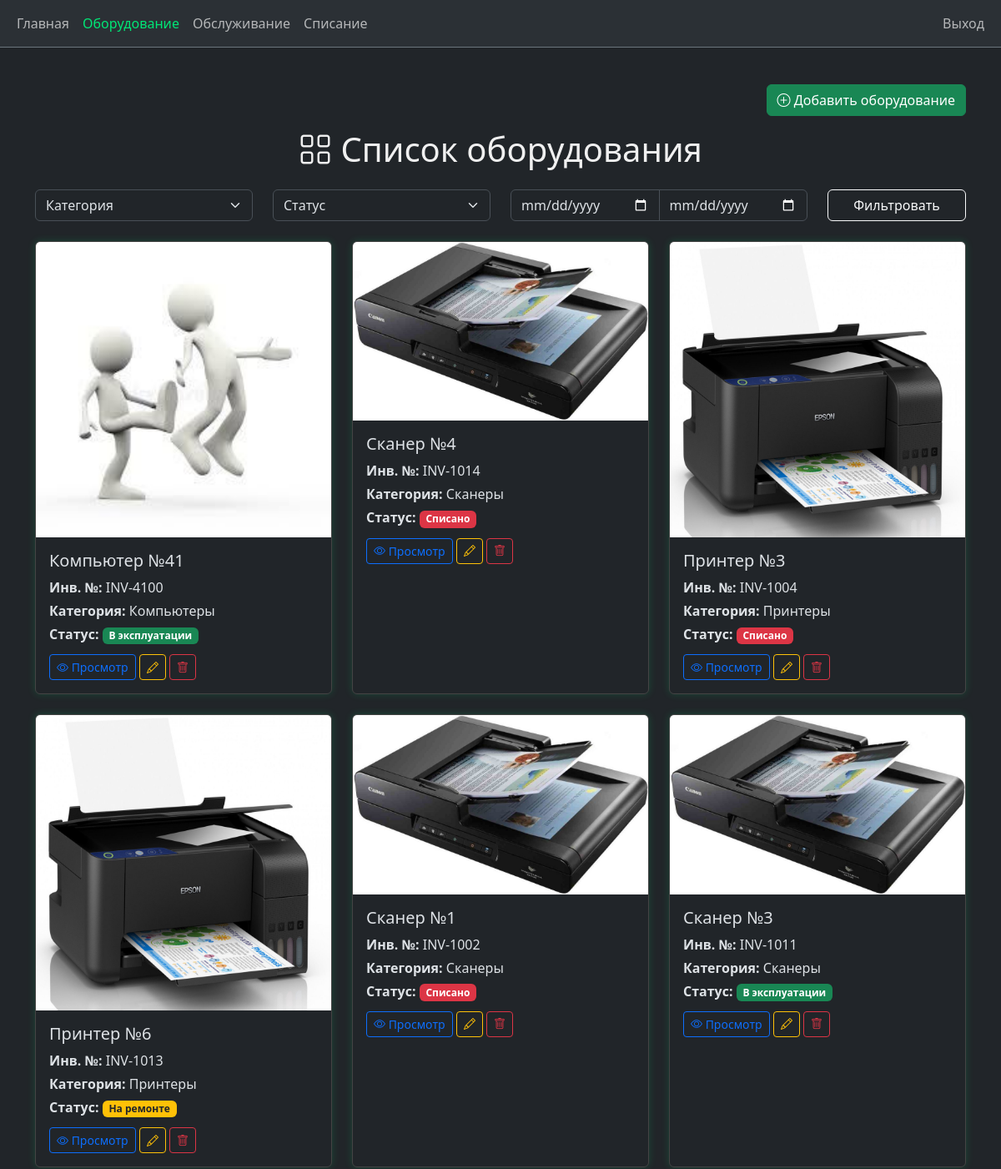
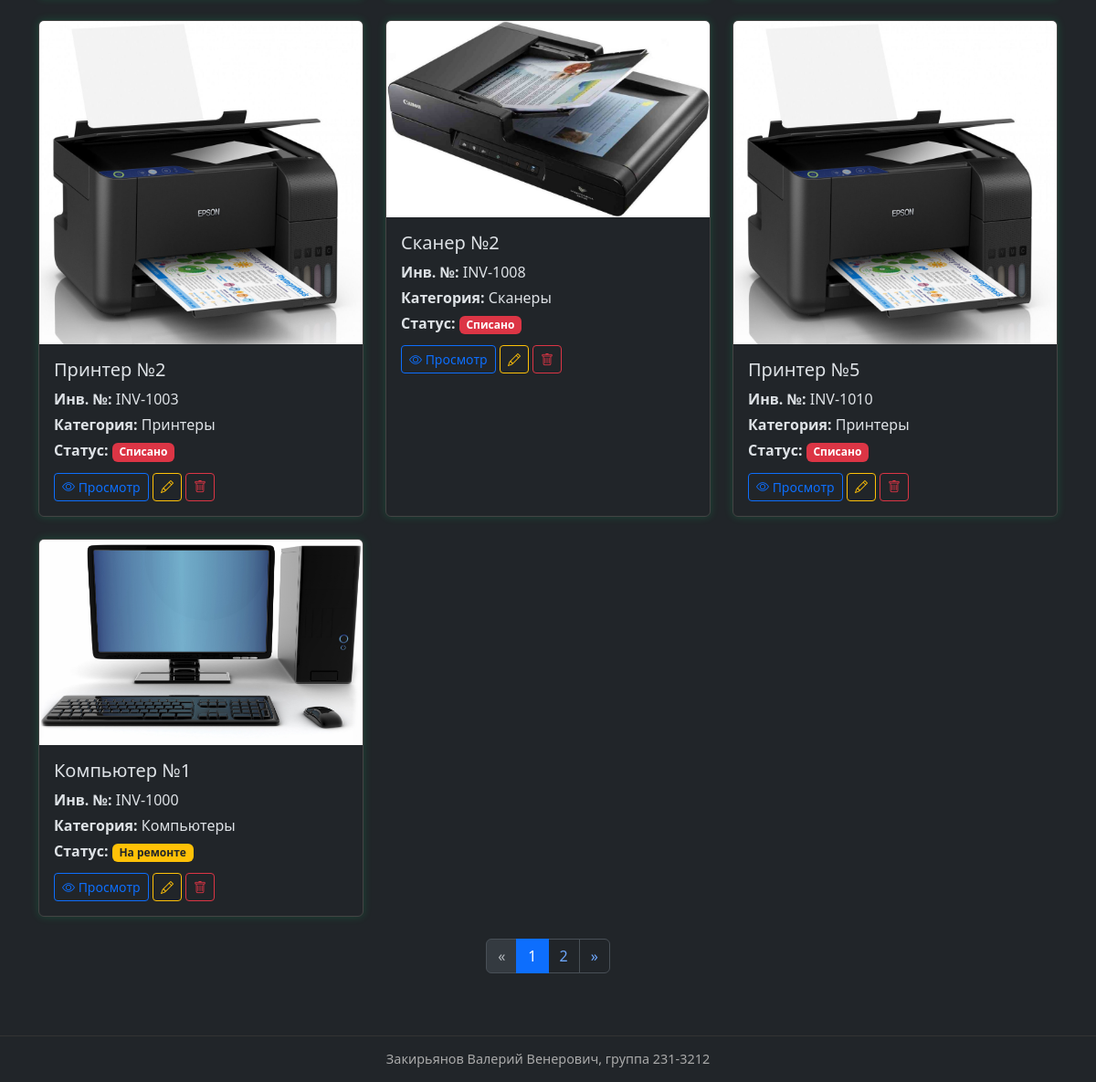
The app's page /equipment/ (signed in) with its own data (2 pictures, top to bottom).
### app/models.py (models this page shows)
class Equipment(db.Model):
    id = db.Column(db.Integer, primary_key=True)
    name = db.Column(db.String(100), nullable=False)
    inventory_number = db.Column(db.String(50), unique=True, nullable=False)
    category_id = db.Column(db.Integer, db.ForeignKey('category.id'), nullable=False)
    purchase_date = db.Column(db.Date, nullable=False)
    price = db.Column(db.Numeric(10, 2), nullable=False)
    status = db.Column(db.Enum('active', 'repair', 'disposed', name='status_enum'), nullable=False)
    note = db.Column(db.Text)
    image_id = db.Column(db.Integer, db.ForeignKey('image.id'))
    maintenance = db.relationship('Maintenance', backref='equipment', cascade="all, delete")
    disposal = db.relationship('Disposal', backref='equipment', uselist=False, cascade="all, delete")
    responsibles = db.relationship('User', secondary=roles, backref='assigned_equipment')

class Image(db.Model):
    id = db.Column(db.Integer, primary_key=True)
    filename = db.Column(db.String(128), nullable=False)
    mime_type = db.Column(db.String(64), nullable=False)
    md5_hash = db.Column(db.String(64), nullable=False, unique=True)
    equipment = db.relationship('Equipment', backref='image', uselist=False)

class Category(db.Model):
    id = db.Column(db.Integer, primary_key=True)
    name = db.Column(db.String(64), nullable=False)
    description = db.Column(db.Text)
    equipment = db.relationship('Equipment', backref='category', lazy=True)

### app/routes/equipment.py (the view)
@bp.route('/')
@login_required
def list_equipment():
    query = Equipment.query
    if request.args.get('category'):
        query = query.filter_by(category_id=request.args['category'])
    if request.args.get('status'):
        query = query.filter_by(status=request.args['status'])
    if request.args.get('start_date') and request.args.get('end_date'):
        start = datetime.strptime(request.args['start_date'], '%Y-%m-%d')
        end = datetime.strptime(request.args['end_date'], '%Y-%m-%d')
        query = query.filter(Equipment.purchase_date.between(start, end))
    page = request.args.get('page', 1, type=int)
    pagination = query.order_by(Equipment.purchase_date.desc()).paginate(page=page, per_page=10)
    return render_template('index.html', equipment=pagination.items, pagination=pagination, categories=Category.query.all(), active='equipment')

### app/__init__.py (called while the page is built)
def create_app():
    app = Flask(__name__, static_folder='../static')
    app.config['SECRET_KEY'] = os.getenv('SECRET_KEY', 'devsecret')
    app.config['SQLALCHEMY_DATABASE_URI'] = os.getenv('DATABASE_URL', 'sqlite:///equipment.db')
    app.config['SQLALCHEMY_TRACK_MODIFICATIONS'] = False
    app.config['UPLOAD_FOLDER'] = 'static/uploads/'
    app.config['DISPOSAL_FOLDER'] = os.path.join(app.root_path, 'static', 'disposals')
    db.init_app(app)
    Migrate(app, db)
    csrf.init_app(app)
    login_manager.init_app(app)
    from app.routes import equipment, auth, disposal, maintenance
    app.register_blueprint(equipment.bp)
    app.register_blueprint(auth.bp)
    app.register_blueprint(disposal.bp)
    app.register_blueprint(maintenance.bp)
    @login_manager.user_loader
    def load_user(user_id):
        return User.query.get(int(user_id))
    return app

### app/templates/index.html (shortened to what this page needs)
{% extends 'base.html' %}
{% block content %}
{% if current_user.role == 'admin' %}
<div class="text-end mb-3">
    <a href="{{ url_for('equipment.add_equipment') }}" class="btn btn-success">
        <i class="bi bi-plus-circle"></i> Добавить оборудование
    </a>
</div>
{% endif %}
<h1 class="mb-4 text-center"><i class="bi bi-grid"></i> Список оборудования</h1>
<form method="GET" class="row mb-4">
    <div class="col-md-3">
        <select class="form-select" name="category">
            <option value="">Категория</option>
        </select>
    </div>
    <div class="col-md-3">
        <select class="form-select" name="status">
            <option value="">Статус</option>
        </select>
    </div>
    <div class="col-md-4">
        <div class="input-group">
            <input type="date" name="start_date" class="form-control" value="{{ request.args.get('start_date', '') }}">
            <input type="date" name="end_date" class="form-control" value="{{ request.args.get('end_date', '') }}">
        </div>
    </div>
    <div class="col-md-2 d-grid">
        <button class="btn btn-outline-light" type="submit">Фильтровать</button>
    </div>
</form>
<div class="row row-cols-1 row-cols-md-2 row-cols-lg-3 g-4">
    {% for item in equipment %}
    <div class="col">
        <div class="card card-glow h-100">
            {% if item.image %}
                <img src="{{ url_for('static', filename='uploads/' + item.image.filename) }}" class="card-img-top img-fluid">
            {% else %}
                <div class="card-img-top text-center py-5 bg-secondary text-white">Без фото</div>
            {% endif %}
            <div class="card-body">
                <h5 class="card-title">{{ item.name }}</h5>
                <p class="card-text mb-1"><strong>Инв. №:</strong> {{ item.inventory_number }}</p>
                <p class="card-text mb-1"><strong>Категория:</strong> {{ item.category.name }}</p>
                <p class="card-text mb-1">
                    <strong>Статус:</strong>
                    {% if item.status == 'active' %}<span class="badge bg-success">В эксплуатации</span>{% endif %}
                    {% if item.status == 'repair' %}<span class="badge bg-warning text-dark">На ремонте</span>{% endif %}
                    {% if item.status == 'disposed' %}<span class="badge bg-danger">Списано</span>{% endif %}
                </p>
                <a href="/equipment/{{ item.id }}" class="btn btn-outline-primary btn-sm mt-2"><i class="bi bi-eye"></i> Просмотр</a>
                {% if current_user.role == 'admin' %}
                    <a href="/equipment/{{ item.id }}/edit" class="btn btn-outline-warning btn-sm mt-2"><i class="bi bi-pencil"></i></a>
                    <button class="btn btn-outline-danger btn-sm mt-2" data-bs-toggle="modal" data-bs-target="#deleteModal{{ item.id }}">
                        <i class="bi bi-trash"></i>
                    </button>
                {% elif current_user.role == 'tech' %}
                    <a href="/maintenance/add?equipment_id={{ item.id }}" class="btn btn-outline-info btn-sm mt-2">
                        <i class="bi bi-wrench"></i> ТО
                    </a>
                {% endif %}
            </div>
        </div>
    </div>
    {% endfor %}
</div>
<div class="d-flex justify-content-center mt-4">
    <nav>
        <ul class="pagination pagination-dark">
            {% if pagination.has_prev %}
                <li class="page-item"><a class="page-link" href="?page={{ pagination.prev_num }}">&laquo;</a></li>
            {% else %}
                <li class="page-item disabled"><span class="page-link">&laquo;</span></li>
            {% endif %}
            {% for p in pagination.iter_pages(left_edge=1, right_edge=1, left_current=2, right_current=2) %}
                {% if p %}
                    {% if p == pagination.page %}
                        <li class="page-item active"><span class="page-link">{{ p }}</span></li>
                    {% else %}
                        <li class="page-item"><a class="page-link" href="?page={{ p }}">{{ p }}</a></li>
                    {% endif %}
                {% else %}
                    <li class="page-item disabled"><span class="page-link">…</span></li>
                {% endif %}
            {% endfor %}
            {% if pagination.has_next %}
                <li class="page-item"><a class="page-link" href="?page={{ pagination.next_num }}">&raquo;</a></li>
            {% else %}
                <li class="page-item disabled"><span class="page-link">&raquo;</span></li>
            {% endif %}
        </ul>
    </nav>
</div>
{% endblock %}

### app/templates/base.html (style rules this page uses)
html, body { height: 100%; margin: 0; }
body { display: flex; flex-direction: column; color: #f0f0f0; }
.card-glow { border: 1px solid #444; box-shadow: 0 0 10px #00e67630; transition: transform 0.2s ease, box-shadow 0.2s ease; }

### records on screen
Equipment: filename (picture), name "Компьютер №41", inventory_number "INV-4100", category.name "Компьютеры", status "В эксплуатации"
Equipment: filename (picture), name "Сканер №4", inventory_number "INV-1014", category.name "Сканеры", status "Списано"
Equipment: filename (picture), name "Принтер №3", inventory_number "INV-1004", category.name "Принтеры", status "Списано"
Equipment: filename (picture), name "Принтер №6", inventory_number "INV-1013", category.name "Принтеры", status "На ремонте"
Equipment: filename (picture), name "Сканер №1", inventory_number "INV-1002", category.name "Сканеры", status "Списано"
Equipment: filename (picture), name "Сканер №3", inventory_number "INV-1011", category.name "Сканеры", status "В эксплуатации"
Equipment: filename (picture), name "Принтер №2", inventory_number "INV-1003", category.name "Принтеры", status "Списано"
Equipment: filename (picture), name "Сканер №2", inventory_number "INV-1008", category.name "Сканеры", status "Списано"
Equipment: filename (picture), name "Принтер №5", inventory_number "INV-1010", category.name "Принтеры", status "Списано"
Equipment: filename (picture), name "Компьютер №1", inventory_number "INV-1000", category.name "Компьютеры", status "На ремонте"

### other values on screen
{{ p }} "1"
{{ p }} "2"
